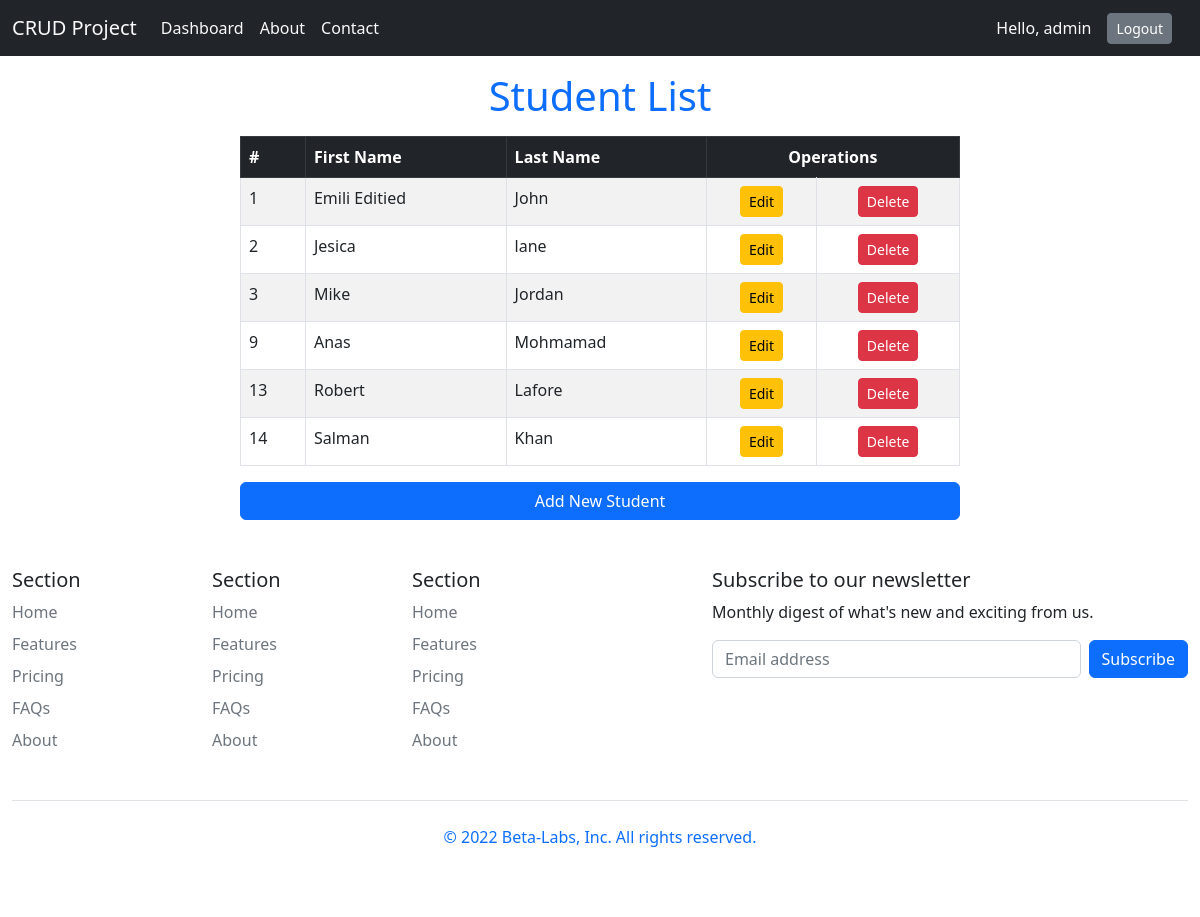
The app's page / (signed in) with its own data.
### myapp/models.py (models this page shows, shortened)
class Students(models.Model):
    firstname = models.CharField(max_length=255)
    lastname = models.CharField(max_length=255)

### myapp/views.py (the view)
# urls.py: path('', views.home, name="home"),
@login_required(login_url="login")
def home(request):
    myStudents = Students.objects.all().values()
    content = {
        'title': "Student List",
        "myStudents": myStudents
    }
    return render(request, 'home.html', content)

### myapp/templates/home.html
{% extends 'base.html' %} {% block content %}
<div class="container offset-md-2 col-md-8 mt-3">
  <table class="table table-bordered table-striped table-hover">
    <thead class="table-dark">
      <tr>
        <th scope="col">#</th>
        <th scope="col">First Name</th>
        <th scope="col">Last Name</th>
        <th scope="col" colspan="2" class="text-center">Operations</th>
      </tr>
    </thead>
    <tbody>
      {% for i in myStudents %}
      <tr>
        <td>{{i.id}}</td>
        <td>{{i.firstname}}</td>
        <td>{{i.lastname}}</td>
        <td class="text-center">
          <a href="update/{{i.id}}" class="btn btn-warning btn-sm">Edit</a>
        </td>
        <td class="text-center">
          <a href="delete/{{i.id}}" class="btn btn-danger btn-sm">Delete</a>
        </td>
      </tr>
      {% endfor %}
    </tbody>
  </table>
  <div class="text-center">
    <a href="add/" class="btn btn-primary d-block">Add New Student</a>
  </div>
</div>
{% endblock %}

### myapp/templates/base.html
{% include 'header.html' %}
    <div class="container mt-3" style="min-height: 300px">
      <h1 class="text-center text-primary">{{title}}</h1>
      {% block content %}
      {% endblock  %}
    </div>
{% include 'footer.html' %}

### myapp/templates/header.html (shortened to what this page needs)
{% load static %}
<!DOCTYPE html>
<html lang="en">
  <head>
    <link rel="stylesheet" href="{% static 'css/bootstrap.css'%}" />
  </head>
  <body>
    <nav class="navbar navbar-expand-lg bg-dark">
      <div class="container-fluid">
        <a class="navbar-brand text-light" href="/">CRUD Project</a>
        <div class="collapse navbar-collapse" id="navbarNavAltMarkup">
          <div class="navbar-nav">
            <a class="nav-link active text-light" aria-current="page" href="/"
              >Dashboard</a
            >
            <a class="nav-link text-light" href="/about">About</a>
            <a class="nav-link text-light" href="/contact">Contact</a>
          </div>
        </div>
        <span class="text-light"> Hello, {{request.user}} </span>
        <span
          ><a href="{% url 'logout' %}" class="btn btn-secondary btn-sm mx-3"
            >Logout</a
          ></span
        >
      </div>
    </nav>
  </body>
</html>

### myapp/templates/footer.html (shortened to what this page needs)
    <div class="container-fluid footer">
      <footer class="py-5">
        <div class="row">
          <div class="col-6 col-md-2 mb-3">
            <h5>Section</h5>
            <ul class="nav flex-column">
              <li class="nav-item mb-2">
                <a href="#" class="nav-link p-0 text-muted">Home</a>
              </li>
              <li class="nav-item mb-2">
                <a href="#" class="nav-link p-0 text-muted">Features</a>
              </li>
              <li class="nav-item mb-2">
                <a href="#" class="nav-link p-0 text-muted">Pricing</a>
              </li>
              <li class="nav-item mb-2">
                <a href="#" class="nav-link p-0 text-muted">FAQs</a>
              </li>
              <li class="nav-item mb-2">
                <a href="#" class="nav-link p-0 text-muted">About</a>
              </li>
            </ul>
          </div>
          <div class="col-6 col-md-2 mb-3">
            <h5>Section</h5>
            <ul class="nav flex-column">
              <li class="nav-item mb-2">
                <a href="#" class="nav-link p-0 text-muted">Home</a>
              </li>
              <li class="nav-item mb-2">
                <a href="#" class="nav-link p-0 text-muted">Features</a>
              </li>
              <li class="nav-item mb-2">
                <a href="#" class="nav-link p-0 text-muted">Pricing</a>
              </li>
              <li class="nav-item mb-2">
                <a href="#" class="nav-link p-0 text-muted">FAQs</a>
              </li>
              <li class="nav-item mb-2">
                <a href="#" class="nav-link p-0 text-muted">About</a>
              </li>
            </ul>
          </div>
          <div class="col-6 col-md-2 mb-3">
            <h5>Section</h5>
            <ul class="nav flex-column">
              <li class="nav-item mb-2">
                <a href="#" class="nav-link p-0 text-muted">Home</a>
              </li>
              <li class="nav-item mb-2">
                <a href="#" class="nav-link p-0 text-muted">Features</a>
              </li>
              <li class="nav-item mb-2">
                <a href="#" class="nav-link p-0 text-muted">Pricing</a>
              </li>
              <li class="nav-item mb-2">
                <a href="#" class="nav-link p-0 text-muted">FAQs</a>
              </li>
              <li class="nav-item mb-2">
                <a href="#" class="nav-link p-0 text-muted">About</a>
              </li>
            </ul>
          </div>
          <div class="col-md-5 offset-md-1 mb-3">
            <form>
              <h5>Subscribe to our newsletter</h5>
              <p>Monthly digest of what's new and exciting from us.</p>
              <div class="d-flex flex-column flex-sm-row w-100 gap-2">
                <input
                  id="newsletter1"
                  type="text"
                  class="form-control"
                  placeholder="Email address"
                />
                <button class="btn btn-primary" type="button">Subscribe</button>
              </div>
            </form>
          </div>
        </div>
        <div class="text-center py-4 my-4 border-top">
          <p class="text-primary">
            &copy; 2022 Beta-Labs, Inc. All rights reserved.
          </p>
        </div>
      </footer>
    </div>
  </body>
</html>

### records on screen
Students: id "1", firstname "Emili Editied", lastname "John"
Students: id "2", firstname "Jesica", lastname "lane"
Students: id "3", firstname "Mike", lastname "Jordan"
Students: id "9", firstname "Anas", lastname "Mohmamad"
Students: id "13", firstname "Robert", lastname "Lafore"
Students: id "14", firstname "Salman", lastname "Khan"

### other values on screen
{{ request.user }} "admin"
{{ title }} "Student List"
